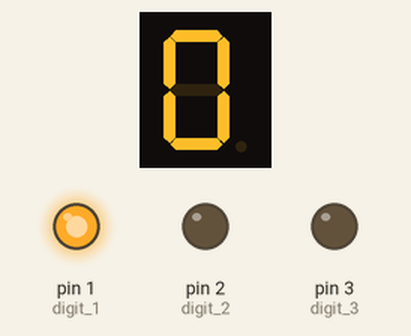
Bench run of a sketch on a simulated Arduino Uno, built with avr-gcc and run on an emulated ATmega328P. On the bench: 1-digit seven-segment display, output pins drawn as LEDs (lit = HIGH). Wiring (inferred from the names in the program): 1-digit 7-segment display, segments lit when HIGH: segments pin 6, pin 7, pin 8, pin 9, pin 10, pin 11, pin 12, pin 13. The segment pins are drawn as the display they are named for; pins used as bus, display or sensor lines are not drawn.

Above: at 0.1 s.
At 1.1 s:
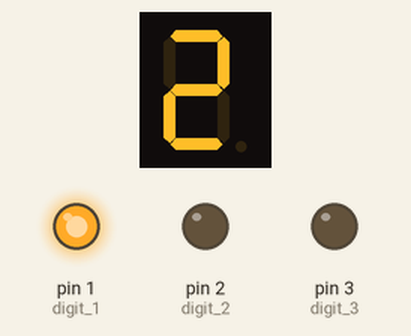
At 2.1 s:
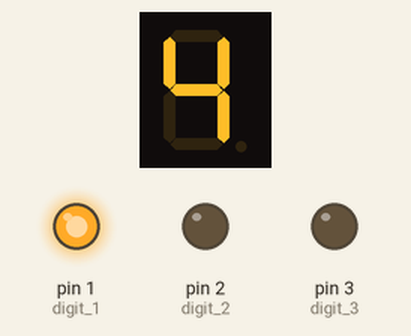
At 4.6 s:
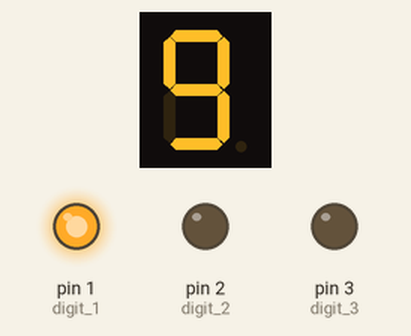
Timing chart, 0 to 6.1 s (numbered marks = the images above):
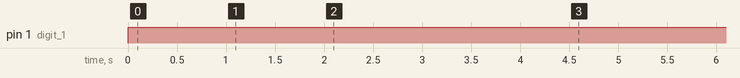

The sketch:

D_8_v_4_0_C_3.ino
```cpp
/*
  File: D_8_v_4_0_C_3
  Behavior: 7-seg LED
  Ports used:

  Date: 2013/05/04 12:08:42

*/

/* Segment: a,b,c  */
const int LED_a =  6;    // Port 13 => Output (Connect the anode of the LED to this port)
const int LED_b =  7;    // Port 13 => Output (Connect the anode of the LED to this port)
const int LED_c =  8;    // Port 13 => Output (Connect the anode of the LED to this port)

const int LED_d =  9;    // Port 13 => Output (Connect the anode of the LED to this port)
const int LED_e =  10;    // Port 13 => Output (Connect the anode of the LED to this port)
const int LED_f =  11;    // Port 13 => Output (Connect the anode of the LED to this port)

const int LED_g  =  12;    // Port 13 => Output (Connect the anode of the LED to this port)
const int LED_dp =  13;    // Port 13 => Output (Connect the anode of the LED to this port)

const int digit_1 =  1;    // Port 13 => Output (Connect the anode of the LED to this port)
const int digit_2 =  2;    // Port 13 => Output (Connect the anode of the LED to this port)
const int digit_3 =  3;    // Port 13 => Output (Connect the anode of the LED to this port)

const int delayTime = 1;

int flag          = 1;

int theNumber      = 401;

int d1;  // Unit digit
int d2;  // Tens digit
int d3;  // Hundreds digit

const int digits[] = {
  0b00111111, // 0
  0b00000110, // 1
  0b01011011, // 2
  0b01001111, // 3
  0b01100110, // 4
  0b01101101, // 5
  0b01111101, // 6
  0b00100111, // 7
  0b01111111, // 8
  0b01101111, // 9
};
void setup()
{
	pinMode(LED_a, OUTPUT);
	pinMode(LED_b, OUTPUT);
	pinMode(LED_c, OUTPUT);

	pinMode(LED_d, OUTPUT);
	pinMode(LED_e, OUTPUT);
	pinMode(LED_f, OUTPUT);

	pinMode(LED_g, OUTPUT);
	pinMode(LED_dp, OUTPUT);

	pinMode(digit_1, OUTPUT);
	pinMode(digit_2, OUTPUT);
	pinMode(digit_3, OUTPUT);

        // Convert the number into 3 digits
        convertNumber2Digits(theNumber);
    //pinMode(LED, OUTPUT);

}

void loop()
{
		digitalWrite(digit_1, HIGH);
		display_number(0);
  		delay(500);
		display_number(1);
		delay(500);
		display_number(2);
		delay(500);
		display_number(3);
		delay(500);
		display_number(4);
		delay(500);
		display_number(5);
		delay(500);
		display_number(6);
		delay(500);
		display_number(7);
		delay(500);
		display_number(8);
		delay(500);
		display_number(9);
		delay(500);
		delay(delayTime);

}

void convertNumber2Digits(int number)
{
      d3 = number / 100;
      d2 = (number - d3 * 100) / 10;
      d1 = number - (d3 * 100 + d2 * 10);

}//void convertNumber2Digits(int number)

void display_number (int n) {
  // digits[n]の各ビットを調べて対応するセグメントを点灯・消灯する
  digitalWrite(LED_a, digits[n] & 0b00000001 ? HIGH : LOW);
  digitalWrite(LED_b, digits[n] & 0b00000010 ? HIGH : LOW);
  digitalWrite(LED_c, digits[n] & 0b00000100 ? HIGH : LOW);
  digitalWrite(LED_d, digits[n] & 0b00001000 ? HIGH : LOW);
  digitalWrite(LED_e, digits[n] & 0b00010000 ? HIGH : LOW);
  digitalWrite(LED_f, digits[n] & 0b00100000 ? HIGH : LOW);
  digitalWrite(LED_g, digits[n] & 0b01000000 ? HIGH : LOW);
}
```

Measured:
- by itself, pin 1 (digit_1): LOW → HIGH at 0.00 s
- by itself, everything shown: repeats every 5.0 s, in 10 steps
- what the display in image 1 shows lasts 0.5 s, from 1.0 s to 1.5 s
